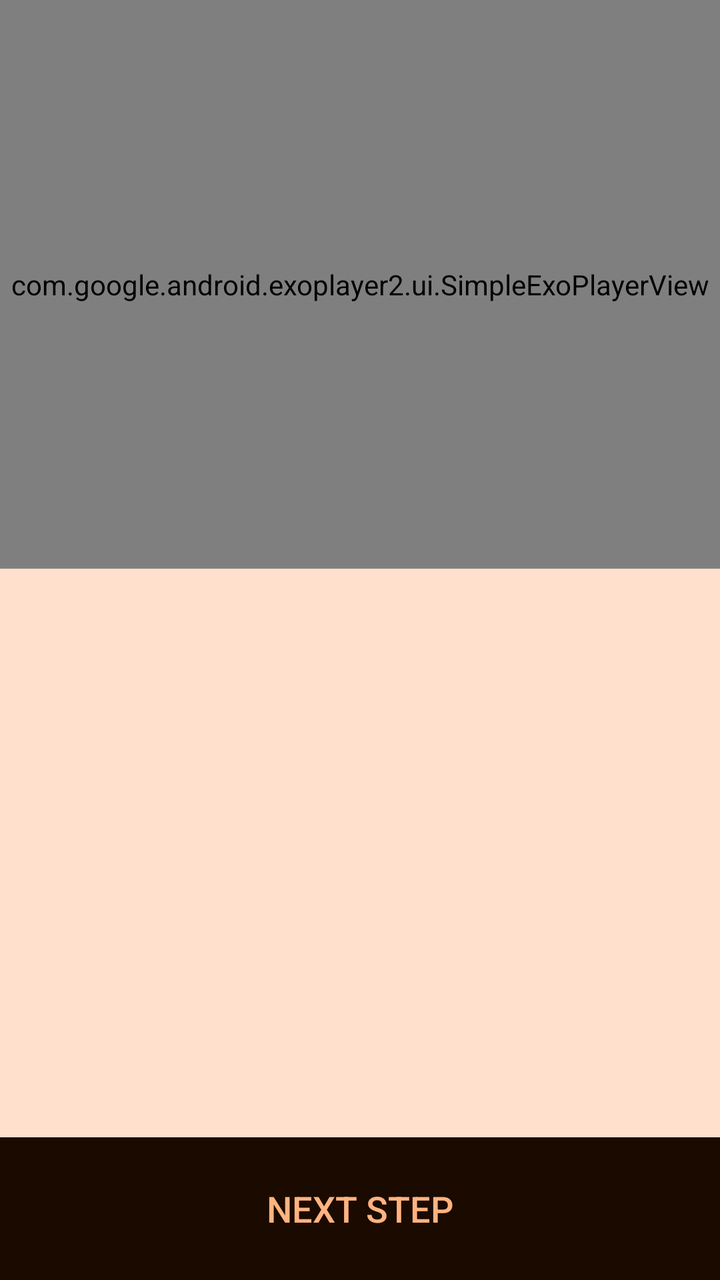
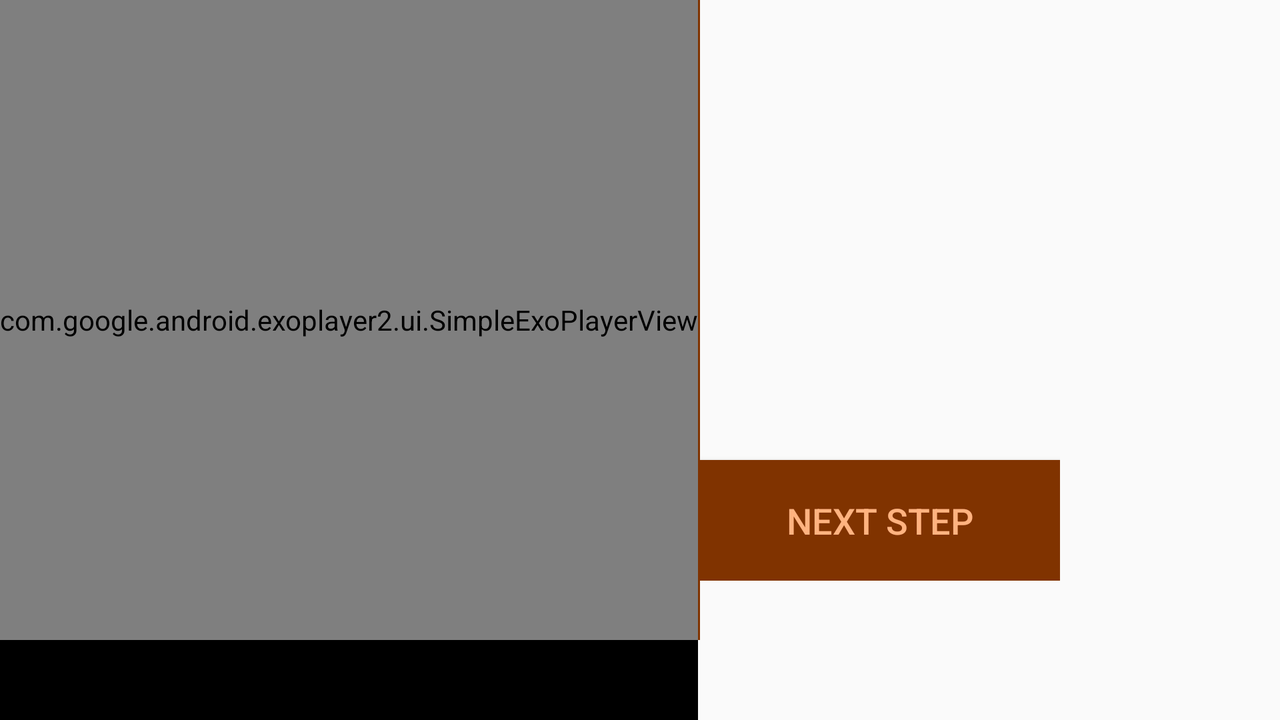

Compare how this app lays out the same screen by default and in its alternative resource folder. The renders come first, then the two layout files and the values they reference.
<!-- AndroidManifest.xml: application theme AppTheme -->
<!-- res/layout/fragment_step_details.xml -->
<?xml version="1.0" encoding="utf-8"?>
<LinearLayout xmlns:android="http://schemas.android.com/apk/res/android"
    android:layout_width="match_parent"
    android:layout_height="match_parent"
    android:orientation="vertical">

    <com.google.android.exoplayer2.ui.SimpleExoPlayerView
        android:id="@+id/player_view"
        android:layout_width="match_parent"
        android:layout_height="0dp"
        android:layout_weight="4" />

    <TextView
        android:id="@+id/tv_no_video"
        android:layout_width="match_parent"
        android:layout_height="0dp"
        android:layout_weight="4"
        android:background="#000000"
        android:padding="6dp"
        android:text="@string/no_video"
        android:textColor="#ffffff"
        android:textSize="20sp"
        android:visibility="gone" />

    <TextView
        android:id="@+id/tv_step_text"
        android:layout_width="match_parent"
        android:layout_height="0dp"
        android:layout_weight="4"
        android:background="#ffe0cc"
        android:padding="6dp"
        android:textSize="20sp" />

    <Button
        android:id="@+id/button_next"
        android:layout_width="match_parent"
        android:layout_height="0dp"
        android:layout_weight="1"
        android:background="#1a0a00"
        android:text="Next step"
        android:textColor="#ffb380"
        android:textSize="18sp" />

</LinearLayout>
<!-- resources referenced by this layout -->
<resources>
  <string name="no_video">No video available for this step.</string>
  <style name="AppTheme" parent="Theme.AppCompat.Light.DarkActionBar">
          
          <item name="colorPrimary">@color/colorPrimary</item>
          <item name="colorPrimaryDark">@color/colorPrimaryDark</item>
          <item name="colorAccent">@color/colorAccent</item>
      </style>
  <color name="colorPrimary">#b34700</color>
  <color name="colorPrimaryDark">#803300</color>
  <color name="colorAccent">#C5E6A0</color>
</resources>
<!-- res/layout-land/fragment_step_details.xml (the repository's variant of the layout above) -->
<!-- drawn on the phone turned sideways -->
<?xml version="1.0" encoding="utf-8"?>
<LinearLayout xmlns:android="http://schemas.android.com/apk/res/android"
    android:layout_width="wrap_content"
    android:layout_height="match_parent"
    xmlns:app="http://schemas.android.com/apk/res-auto"
    android:orientation="horizontal">

    <FrameLayout
        android:id="@+id/main_media_frame"
        android:layout_width="0dp"
        android:layout_height="match_parent"
        android:layout_weight="3"
        android:background="@android:color/black">

        <com.google.android.exoplayer2.ui.SimpleExoPlayerView
            android:id="@+id/player_view"
            android:layout_width="match_parent"
            android:layout_height="320dp"
            app:fastforward_increment="1000"
            app:rewind_increment="1000"/>

        <TextView
            android:id="@+id/tv_no_video"
            style="@style/myTextViewFragmentStepsLand"
            android:layout_width="550dp"
            android:layout_height="320dp"
            android:background="#000000"
            android:text="@string/no_video"
            android:textColor="#ffffff"
            android:textAlignment="center"
            android:textSize="20sp"
            android:visibility="gone" />

    </FrameLayout>

    <View
        android:layout_width="1dp"
        android:layout_height="320dp"
        android:background="@color/colorPrimaryDark" />

    <LinearLayout
        android:layout_width="0dp"
        android:layout_height="wrap_content"
        android:layout_weight="1"
        android:orientation="vertical">

        <TextView
            android:id="@+id/tv_step_text"
            style="@style/myTextViewFragmentStepsLand"
            android:layout_width="match_parent"
            android:layout_height="230dp"
            android:textSize="16sp" />

        <Button
            android:id="@+id/button_next"
            style="@style/myButtonFragmentStepsLand"
            android:layout_width="180dp"
            android:layout_height="wrap_content"
            android:background="@color/colorPrimaryDark"
            android:text="@string/next_step"
            android:textAlignment="center" />

    </LinearLayout>

</LinearLayout>
<!-- resources referenced by the variant -->
<!-- as the phone turned sideways resolves them -->
<resources>
  <color name="colorPrimaryDark">#803300</color>
  <string name="next_step">Next step</string>
  <string name="no_video">No video available for this step.</string>
  <style name="myButtonFragmentStepsLand" parent="myFragmentStepsPadding">
          <item name="android:padding">18dp</item>
          <item name="android:textSize">18sp</item>
          <item name="android:textColor">#ffb380</item>
          <item name="android:background">#1a0a00</item>
      </style>
  <style name="myTextViewFragmentStepsLand" parent="myFragmentStepsPadding">
          <item name="android:gravity">center_vertical</item>
          <item name="android:textAppearance">@style/Base.TextAppearance.AppCompat.Title</item>
      </style>
  <style name="AppTheme" parent="Theme.AppCompat.Light.DarkActionBar">
          
          <item name="colorPrimary">@color/colorPrimary</item>
          <item name="colorPrimaryDark">@color/colorPrimaryDark</item>
          <item name="colorAccent">@color/colorAccent</item>
      </style>
  <style name="myFragmentStepsPadding">
          <item name="android:paddingBottom">10dp</item>
          <item name="android:paddingLeft">6dp</item>
          <item name="android:paddingRight">6dp</item>
          <item name="android:paddingTop">10dp</item>
      </style>
  <color name="colorPrimary">#b34700</color>
  <color name="colorAccent">#C5E6A0</color>
</resources>
